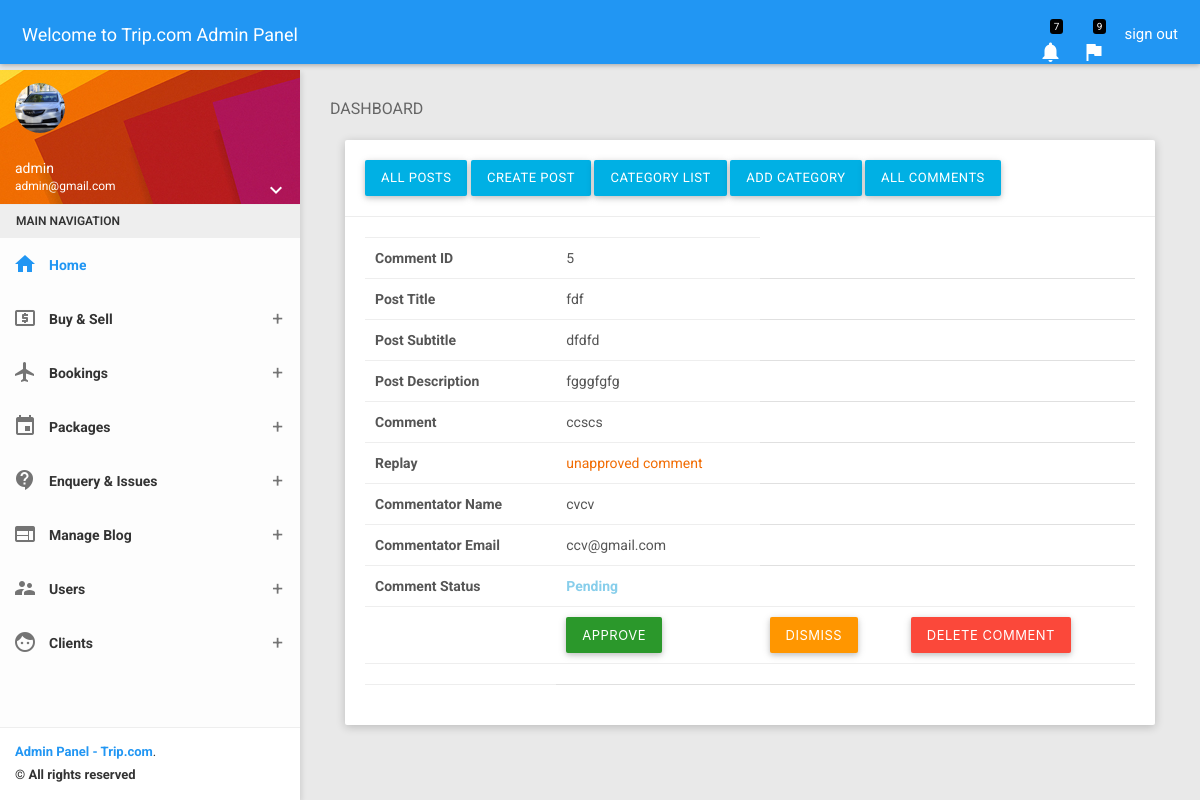
The app's page /admin/comment_details.php?id=5 (signed in) with its own data.
### tables this page shows
CREATE TABLE `tb_comments` (
  `id` int(11) NOT NULL,
  `post_id` int(11) NOT NULL,
  `name` varchar(50) NOT NULL,
  `email` varchar(50) NOT NULL,
  `message` varchar(500) NOT NULL,
  `replay` varchar(500) DEFAULT NULL,
  `approval` int(1) NOT NULL DEFAULT '0',
  `posting_date` timestamp NOT NULL DEFAULT CURRENT_TIMESTAMP,
  `updation_date` timestamp NULL DEFAULT '0000-00-00 00:00:00' ON UPDATE CURRENT_TIMESTAMP
);

CREATE TABLE `tb_post` (
  `id` int(5) NOT NULL,
  `category` int(5) NOT NULL,
  `title` varchar(100) NOT NULL,
  `subtitle` varchar(250) NOT NULL,
  `body` varchar(1000) NOT NULL,
  `feathered_image` varchar(100) DEFAULT NULL,
  `image_2` varchar(100) DEFAULT NULL,
  `image_3` varchar(100) DEFAULT NULL,
  `image_4` varchar(100) DEFAULT NULL,
  `image_5` varchar(100) DEFAULT NULL,
  `posting_date` timestamp NOT NULL DEFAULT CURRENT_TIMESTAMP,
  `posted_by` varchar(20) NOT NULL,
  `updation_date` timestamp NULL DEFAULT '0000-00-00 00:00:00' ON UPDATE CURRENT_TIMESTAMP
);

### admin/comment_details.php (the view, shortened to what this page needs)
<?php include('../includes/config.php'); ?>
<?php include('includes/topbar.php'); ?>
    <section>
        <?php include('includes/leftsidebar.php'); ?>
    </section>
    <section class="content">
        <div class="container-fluid">
            <div class="block-header">
                <h2>DASHBOARD</h2>
            </div>
            <div class="row clearfix">
                <div class="col-lg-12 col-md-12 col-sm-12 col-xs-12">
                    <div class="card">
                        <div class="header">
                           <a href="manage_posts.php" class="btn btn-info">All Posts</a>
                            <a href="create_post.php" class="btn btn-info">Create Post</a>
                            <a href="category_list.php" class="btn btn-info">Category List</a>
                            <a href="category_list.php" class="btn btn-info">Add Category</a>
                            <a href="manage_comments.php" class="btn btn-info">All Comments</a>
                        </div>
                        <div class="body">
                            <table class="table table-stripped table-hover" id="replay_comment">
                                <?php
                                        $id = $_GET['id'];
                                        $sql = "SELECT tb_comments.id, tb_post.title, tb_post.subtitle, tb_post.body, tb_comments.message, tb_comments.name, tb_comments.email, tb_comments.approval, tb_comments.posting_date, tb_comments.replay FROM tb_post, tb_comments WHERE tb_post.id=tb_comments.post_id AND tb_comments.id='$id'";
                                        $query = $db_config->query($sql);
                                        $result = $query->fetch_object();
                                    ?>
                                    <tr>
                                        <th>Comment ID</th>
                                        <td><?php echo $result->id  ; ?></td>
                                    </tr>
                                    <tr>
                                        <th>Post Title</th>
                                        <td><?php echo $result->title; ?></td>
                                    </tr>
                                    <tr>
                                        <th>Post Subtitle</th>
                                        <td><?php echo $result->subtitle; ?></td>
                                    </tr>
                                    <tr>
                                        <th>Post Description</th>
                                        <td><?php echo $result->body; ?></td>
                                    </tr>
                                    <tr>
                                        <th>Comment</th>
                                        <td><?php echo $result->message; ?></td>
                                    </tr>
                                    <tr>
                                        <th>Replay</th>
                                        <td><?php if(!empty($result->replay)){ echo $result->replay;}else{echo "<span style='color:#F16C03'>unapproved comment</span>";} ?></td>
                                    </tr>
                                    <tr>
                                        <th>Commentator Name</th>
                                        <td><?php echo $result->name; ?></td>
                                    </tr>
                                    <tr>
                                        <th>Commentator Email</th>
                                        <td><?php echo $result->email; ?></td>
                                    </tr>
                                    <tr>
                                        <th>Comment Status</th>
                                        <td>
                                            <?php if($result->approval==0){
                                                echo "<span style='color:skyblue; font-weight:bold'>Pending</span>";
                                            } ?>
                                        </td>
                                    </tr>
                                    <tr>
                                        <td>
                                        </td>
                                            <?php if($result->approval==0){ ?>
                                        <td>
                                            <form method="post">
                                                <button type="submit" name="approve" class="btn btn-success" onclick="return confirm('Do you really want to approve the comment')">Approve</button>
                                            </form>
                                        </td>
                                        <td>
                                            <form method="post">
                                                <button type="submit" name="dismiss" class="btn btn-warning" onclick="return confirm('Do you really want to dismiss the comment')">Dismiss</button>
                                            </form>
                                        </td>
                                            <?php } ?>
                                        <td>
                                            <form method="post">
                                                <button type="submit" name="delete" class="btn btn-danger" onclick="return confirm('Do you really want to delete the comment')">Delete comment</button>
                                            </form>
                                        </td>
                                    </tr>
                                    <tr>
                                        <td id="replay_form">
                                        </td>
                                    </tr>
                            </table>
                        </div>
                    </div>
                </div>
            </div>
        </div>
    </section>
    <?php include('includes/footer.php'); ?>

### records on screen
tb_comments: id "5", post.title "fdf", post.subtitle "dfdfd", post.body "fgggfgfg", message "ccscs", name "cvcv", email "ccv@gmail.com"

### other values on screen
$_SESSION['name'] "admin"
$_SESSION['email'] "admin@gmail.com"
